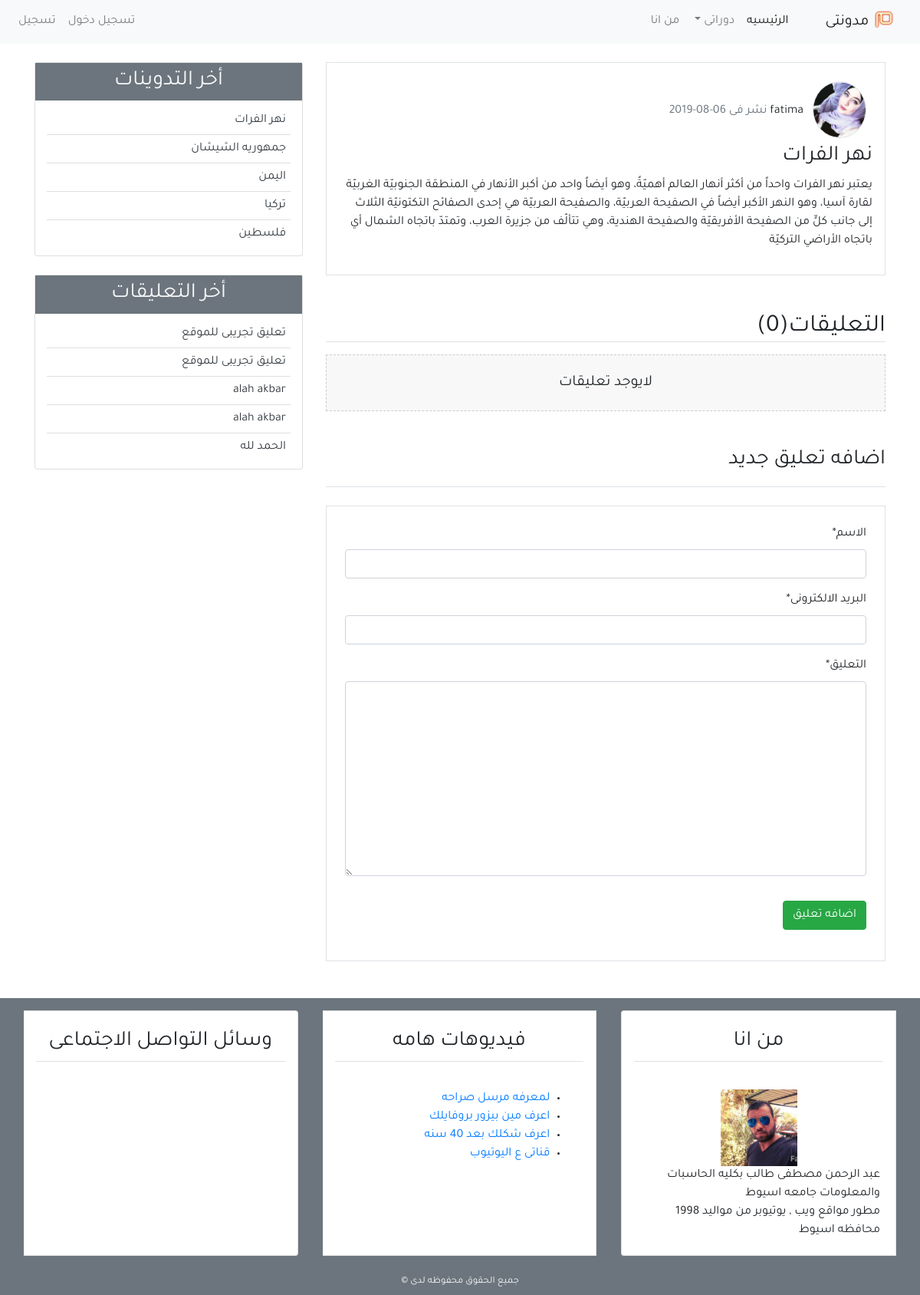
Before: /post_details/19/ with the older database file.
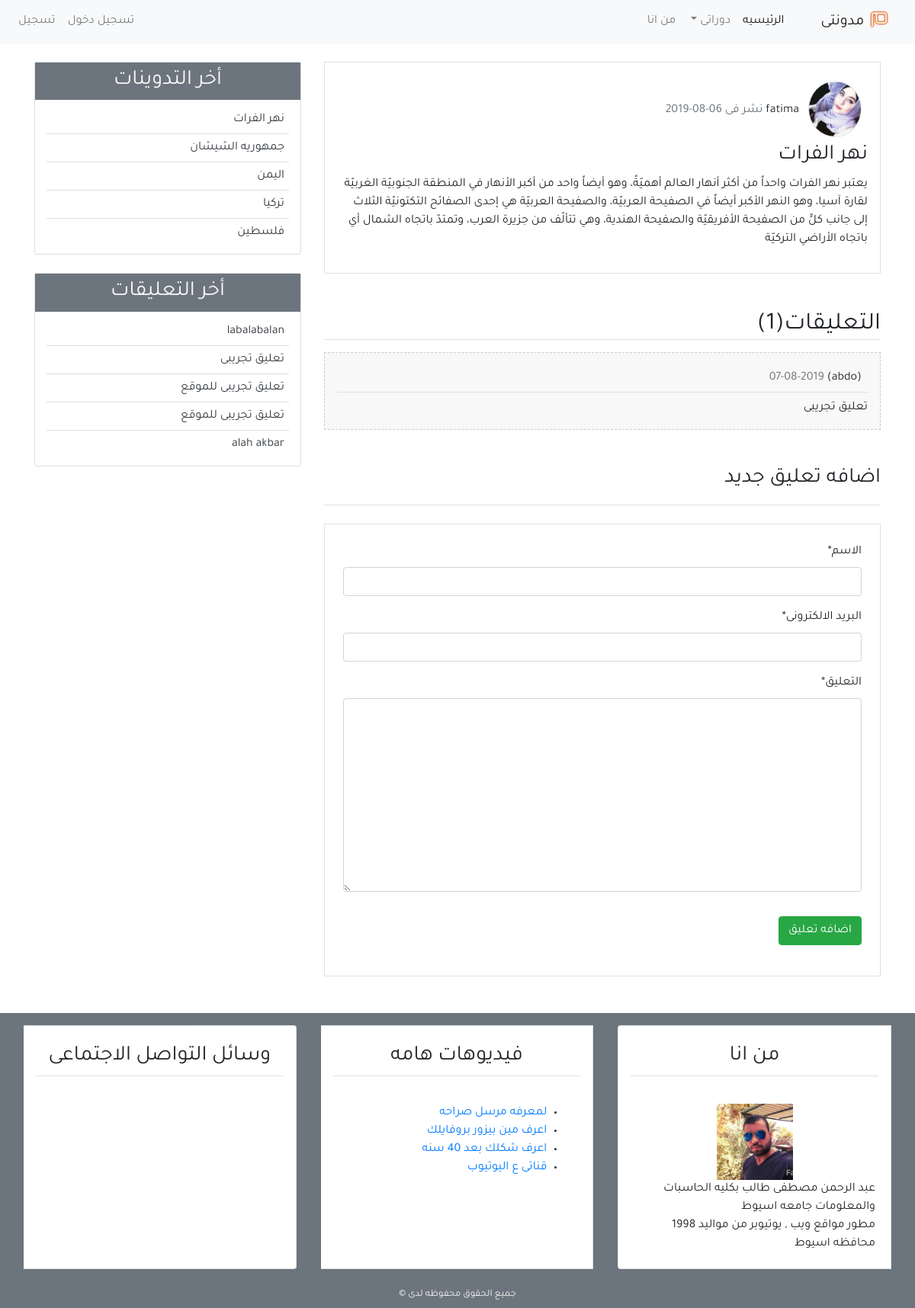
After: the same page with the newer database file.
### Blog/models.py (models this page shows, shortened)
class post(models.Model):
    title = models.CharField(max_length=100)
    content = models.TextField()
    post_date = models.DateTimeField(auto_now_add=True)
    post_update = models.DateTimeField(default= timezone.now)
    author = models.ForeignKey(User,on_delete=models.CASCADE)
    class Meta:
        ordering = ('-post_date',)

class comment(models.Model):
    name = models.CharField(max_length=100 ,verbose_name='الاسم')
    email = models.EmailField(verbose_name='البريد الالكترونى')
    body = models.TextField(verbose_name='التعليق')
    post_date = models.DateTimeField(auto_now_add=True)
    active = models.BooleanField(default=True)
    post = models.ForeignKey(post, on_delete=models.CASCADE ,related_name='comments')
    class Meta:
        ordering = ('-post_date',)

### User/models.py (models this page shows, shortened)
class profile(models.Model):
    image = models.ImageField(default='default.jpg',upload_to='profile_pics')
    user = models.OneToOneField(User,on_delete=models.CASCADE)

### Blog/views.py (the view)
# urls.py: path('post_details/<int:post_id>/',views.post_details,name='post_details'),
def post_details(request,post_id):
    post1 = post.objects.get(id=post_id)
    comments =comment.objects.filter(post=post1,active=True)
    if request.method == 'POST':
        comment_form = NewComment(data=request.POST)
        if comment_form.is_valid():
            new_comment = comment_form.save(commit=False)
            new_comment.post = post1
            new_comment.save()
            comment_form = NewComment()
    else:
        comment_form = NewComment()
    context = {'post':post1,'comments':comments , 'comment_form':comment_form}
    return render(request,'blog/post_detail.html',context)

### Blog/forms.py
class NewComment(forms.ModelForm):
    class Meta:
       model = comment
       fields = ('name','email','body')

### Blog/templatetags/post_tag.py (called while the page is built)
@register.inclusion_tag('blog/latest_posts.html')
def latest_posts():
    context = {
        'l_posts': post.objects.all()[0:5],
    }
    return context

@register.inclusion_tag('blog/latest_comments.html')
def latest_comments():
    context = {
        'l_comments': comment.objects.filter(active=True)[:5],
    }
    return context

### Blog/Templates/blog/post_detail.html (shortened to what this page needs)
{% extends 'blog/base.html' %}
{%load static%}
{%load crispy_forms_tags%}
{%block content%}
<div class = "border p-3 mb-3">
    <img  class="img-fluid rounded-circle border m-2" src="{{post.author.profile.image.url}}" width="70px">
    <span class=text-secondary" >{{post.author.username}}</span>
    <span class="text-secondary">نشر فى {{post.post_date|date:'d-m-Y'}}</span>
    <h3 >{{post.title}}</h3>
    <p>{{post.content}}</p>
</div>
<div>
    <h2 class="border-bottom mt-5 mb-3"> التعليقات({{comments.count}})</h2>
    {% if comments%}
    {%for comment in comments %}
    <div class="mb-3 p-3 comment">
      <h6 class="border-bottom p-2">({{comment.name}}) <span class="text-secondary"> {{comment.post_date|date:'d-m-Y'}}</span></h6>
      <p class="mb-0">{{comment.body}}</p>
        </div>
    {%endfor%}
    {%else%}
    <div class="text-center mb-3 p-4 comment ">
      <h5 class="mb-0">لايوجد تعليقات</h5>
    </div>
    {%endif%}
</div>
<h3 class="border-bottom pb-3 mb-3 mt-5">اضافه تعليق جديد </h3>
<div class="mb-5 mt-4 border p-4">
<form method="post">
    {{comment_form|crispy}}
    <button class="btn btn-success mt-3" type="submit"> اضافه تعليق </button>
</form>
</div>
{%endblock%}

### Blog/Templates/blog/base.html (shortened to what this page needs)
{%load static %}
{% load post_tag%}
<html lang="ar">
<head>
    <link href="{% static 'css/bootstrap.min.css'%}" rel="stylesheet">
    <link href="{% static 'css/styles.css'%}" rel="stylesheet">
</head>
<body>
<header>
<nav class="navbar navbar-expand-lg navbar-light bg-light">
  <a class="navbar-brand" href="#"><img src="{%static 'images/mim-logo.png'%}"width="30px"alt="شعار مدونتى">
      مدونتى
  </a>
  <div class="collapse navbar-collapse" id="navbarSupportedContent">
    <ul class="navbar-nav">
      <li class="nav-item active">
        <a class="nav-link" href="{%url 'home' %}">الرئيسيه<span class="sr-only">(current)</span></a>
      </li>
      <li class="nav-item dropdown">
        <a class="nav-link dropdown-toggle" href="#" id="navbarDropdown" role="button" data-toggle="dropdown" aria-haspopup="true" aria-expanded="false">
          دوراتى
        </a>
      </li>
        <li class="nav-item">
            <a class="nav-link" href="{%url 'about' %}">من انا</a>
        </li>
    </ul>
      <ul class="navbar-nav mr-auto">
        {%if user.is_authenticated%}
          <li class="nav-item"> <a class="nav-link" href="{%url 'new_post'%}">تدوينه جديده </a> </li>
          <li class="nav-item"> <a class="nav-link" href="{% url 'profile'%}"> الملف الشخصى</a> </li>
          <li class="nav-item"> <a class="nav-link" href="{%url 'logout'%}"> خروج </a> </li>
          {%else%}
          <li class="nav-item"> <a class="nav-link" href="{%url 'login'%}">تسجيل دخول </a> </li>
        <li class="nav-item"> <a class="nav-link" href="{% url 'register'%}">تسجيل </a> </li>
         {%endif%}
      </ul>
  </div>
</nav>
</header>
<section>
    <div class="container">
        <div class="row mt-4">
            <div class="col-md-8">
             {% block content%}
                {% endblock %}
            </div>
            <div class="col-md-4">
                <div class="card mb-4">
                    <h3 class="text-center bg-secondary text-light p-2">أخر التدوينات</h3>
                    {%latest_posts%}
                </div>
                  <div class="card mb-4 ">
                    <h3 class="text-center bg-secondary text-light p-2">أخر التعليقات</h3>
                  {% latest_comments %}
                </div>
            </div>
        </div>
    </div>
</section>
<footer class="bg-secondary">
    <div class="container-fluid">
      <div class="row">
       <div class="col-md">
           <div class="card-group">
               <div class="card m-3">
                   <h3 class="card-title m-3 p-2 text-center border-bottom ">من انا </h3>
                   <div class="card-body">
                       <div class="text-center">
                       <img src=" {%static 'images/Abdo.jpg' %}" width="100" alt="شعار مدونتى">
                       </div>
                     عبد الرحمن مصطفى طالب بكليه الحاسبات والمعلومات جامعه اسيوط
                    <br>
                    مطور مواقع ويب , يوتيوبر
                    من مواليد 1998  محافظه اسيوط
                </div>
               </div>
  <div class="card m-3">
                   <h3 class="card-title m-3 p-2 text-center border-bottom ">
                       فيديوهات هامه
                   </h3>
                   <div class="card-body">
                     <ul>
                         <li> <a target="_blank" href="https://www.youtube.com/watch?v=29O3YUpOFQ0">لمعرفه مرسل صراحه  </a></li>
                         <li> <a target="_blank" href="https://www.youtube.com/watch?time_continue=1&v=5GmYcOE0ADU">اعرف مين بيزور بروفايلك </a></li>
                         <li> <a target="_blank" href="https://www.youtube.com/watch?v=u52Q0VPzbWk">اعرف شكلك بعد 40 سنه</a></li>
                         <li> <a target="_blank" href="https://www.youtube.com/channel/UCf_0sVfETbFjH73nAJBHe6w">قناتى ع اليوتيوب  </a></li>
                     </ul>
                   </div>
  </div>
           <div class="card m-3">
                   <h3 class="card-title m-3 p-2 text-center border-bottom ">
                     وسائل التواصل الاجتماعى
                   </h3>
                   <h4 class="card-body text-center">
                    </h4>
  </div>
           </div>
       </div>
      </div>
      <div class="row p-2">
        <div class="col-md text-center">
         <small class="text-light">  جميع الحقوق محفوظه لدى &copy; </small>
        </div>
    </div>
    </div>
</footer>
</body>
</html>

### Blog/Templates/blog/latest_posts.html
<ul class="list-group-flush latest-post ">
    {%for post in l_posts%}
    <li class="list-group-item latest-post-item"> <a class="text-dark" href="{%url 'post_details' post.id %}">{{post.title}}</a></li>
     {%endfor%}
</ul>

### Blog/Templates/blog/latest_comments.html
<ul class="list-group-flush latest-comment ">
    {%for comment in l_comments%}
    <li class="list-group-item latest-comment-item"> <a class="text-dark" href="{%url 'post_details' comment.post.id %}">{{comment.body}}</a></li>
 {%empty%}
    <li class="list-group-item latest-comment-item">لايوجد تعليقات  </li>
    {%endfor%}
</ul>

### static/css/styles.css (style rules this page uses)
html, body { direction: rtl; text-align: right; }
body { font-family: 'Tajawal', sans-serif; }
.bg-secondary { background-color:#666; }
.bg-light { background-color:#CCC; }
.latest-post ,.latest-comment { padding:0 15px; }
.latest-post .latest-post-item , .latest-comment .latest-comment-item { padding:6px; }
.latest-post li:first-child , .latest-comment li:first-child { border-top:0; }
.latest-post li:last-child , .latest-comment li:last-child { border-bottom:0; padding-bottom:0; }
.comment { background-color:#f8f8f8; border: 1px dashed #CCC; }

Changed rows visible on the page:
no longer on this page (row unchanged): comment: body "alah akbar", shown under "أخر التعليقات"
no longer on this page (row unchanged): comment: body "الحمد لله", shown under "أخر التعليقات"
added comment: name "abdo", post_date "07-08-2019", body "تعليق تجريبى"
added comment: body "labalabalan", shown under "أخر التعليقات"
Other visible differences:
{{ comments.count }}: "0" → "1"
text no longer shown: "لايوجد تعليقات"
